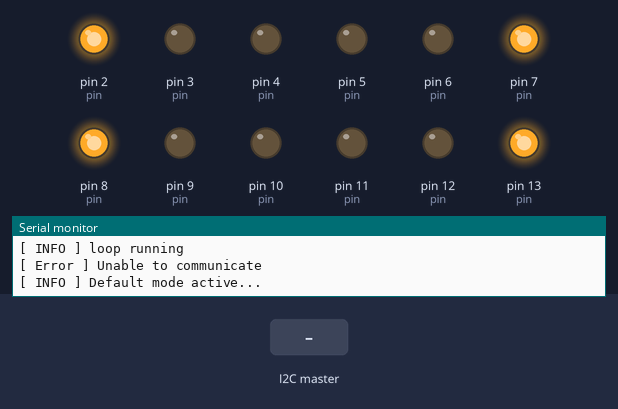
The sketch below on a simulated Arduino Uno, built with avr-gcc and run on an emulated ATmega328P. Shown: output pins drawn as LEDs (lit = HIGH), the last lines printed to the serial monitor. The test bench sets the inputs (shaded band).

Above: at 21.4 s.
21.5 s: the I2C master sends the byte 1
At 29.1 s:
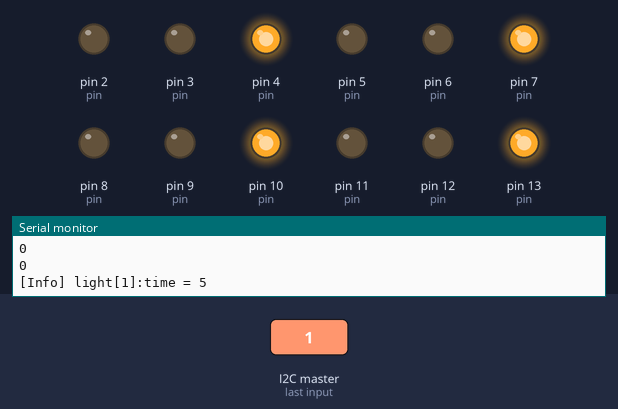
At 34.1 s:
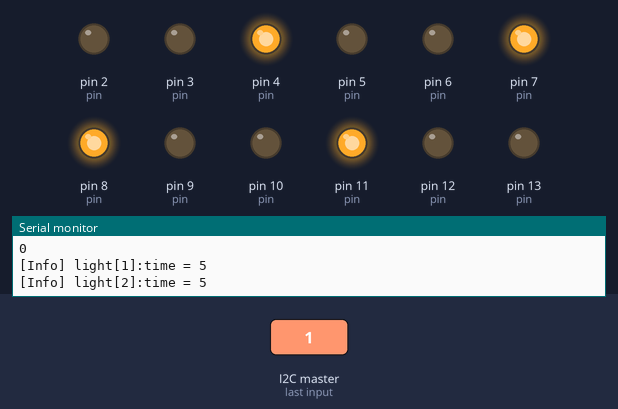
Timing chart, 0 to 35.5 s (numbered marks = the images above; inputs shaded):
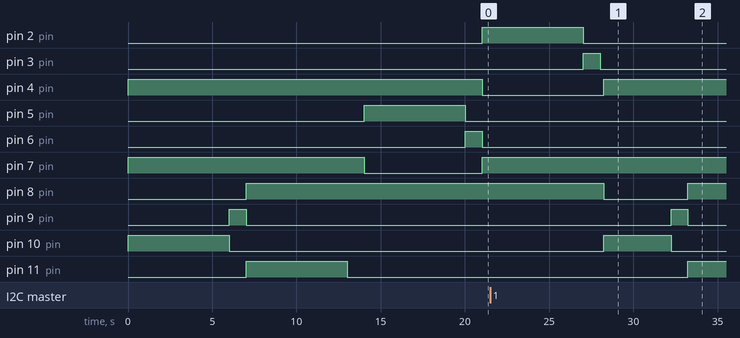

The sketch:

light_slave.ino
```cpp
// upload on COM port 5
// Board ardino UNO
// Include the required Wire library for I2C

///////////////////////////////////////////////
//          setup communications             //
///////////////////////////////////////////////

#include <Wire.h>
static int a[4];
static unsigned long int flag=0;


/********************************
 *          setup
 *******************************/
void setup() {
  setup_light();     // setup lights section
  Serial.begin(9600);
  // Define the LED pin as Output
  Wire.begin(9);
  // Attach a function to trigger when something is received.
  Wire.onReceive(receiveEvent);
//  Wire.onRequest(requestEvent);     // Register a function to be called when a master requests data from this slave device

}
void receiveEvent(int bytes) {
  flag = Wire.read();
  a[0] = Wire.read();    // read one character from the I2C
  a[1] = Wire.read();
  a[2] = Wire.read();
  a[3] = Wire.read();
}

void received_data(){
  Serial.print("\n[ INFO ]The value received is: [");
  Serial.print(a[0]);Serial.print(", ");
  Serial.print(a[1]);Serial.print(", ");
  Serial.print(a[2]);Serial.print(", ");
  Serial.print(a[3]);Serial.print("]");
}

/********************************
 *          main
 *******************************/

void loop() {
  //check_up();
  Serial.print("\n[ INFO ] loop running ");
  if (flag){
    Serial.print("\n[ LOOP ] connecting to  Master ardino...");
    received_data();
    Serial.print("\n[ LOOP ] connected");
    dynamic(a);
  }
  else{
    Serial.print("\n[ Error ] Unable to communicate ");
    factory();
  }

}

///////////////////////////////////////////////
//              setup lights                 //
///////////////////////////////////////////////


#define N 4   // no of traffic lights
int pin[N][3]={{8,9,10},{13,12,11},{7,6,5},{4,3,2}};


void set_all_pin_to_low(){
  for(int i=0;i<N;i++)
    for (int j=0;j<3;j++)
      digitalWrite(pin[i][j],0);
}

void set_other_red(int cur){
  for(int i=0;i<N;i++){
    if (i == cur)
      digitalWrite(pin[i][0],0);
    else
      digitalWrite(pin[i][0],1);
  }
}

void check_up(){
  for(int i=0;i<N;i++){
    for (int j=00;j<3;j++){
    delay(1000);
    digitalWrite(pin[i][j],1);
    delay(1000);
    digitalWrite(pin[i][j],0);}
    }
}


void setup_light()
{
  for(int i=0;i<N;i++)
    for (int j=0;j<3;j++)
      pinMode(pin[i][j], OUTPUT);

  set_all_pin_to_low();
}


void active(int pin_no,int gap){
  digitalWrite(pin_no,1);
    delay(gap);
    digitalWrite(pin_no,0);

}

void factory(){
  Serial.print("\n[ INFO ] Default mode active...");
  for(int i=0;i<N;i++){
    set_all_pin_to_low();
    set_other_red(i);
    active(pin[i][2],6000);//green
    active(pin[i][1],1000);//yellow
  }
  Serial.print("\n[ INFO ] Default mode end...");
}


/*
0 //no one there      0 sec
1 //1-3 range low   5 sec
2 //4-8 range mid   7 sec
3 //9>    high    9 sec
*/

int clock(int t,int x){
  if(t==0)
      return 0;
    else if(t<x)
      return 5000;
    else if(t<x*2)
      return 7000;
    else
      return 9000;
}

void dynamic(int data[]){
  Serial.print("\n[ INFO ] Dynamic mode started...");
    flag=0;
    int p=0;
    int large=data[0];
    for (int i=1;i<N;i++){
    if (large<data[i])
      large=data[i];
    }
    Serial.println("[INfo] Data");
    Serial.println(data[0]);
    Serial.println(data[1]);
    Serial.println(data[2]);
    Serial.println(data[3]);
    p=large/(N-1);
    Serial.println("[INfo] threshold:");
    Serial.println(p);
    Serial.println(2*p);
    for(int i=0;i<N;i++){
      int time=clock(data[i],p);
      Serial.print("[Info] light[");
      Serial.print(i+1);
      Serial.print("]:");
      Serial.print("time = ");
      Serial.println(time/1000);
      if(time==0)
        continue;
      set_all_pin_to_low();
      set_other_red(i);
      active(pin[i][2],time-1000);//green
      active(pin[i][1],1000);//yellow
    }
  Serial.print("\n[ INFO ] Dynamic mode end");
}
```

Measured:
- after the input at 21.5 s, pin 11 (pin): LOW → HIGH after 11.7 s instead of 13.6 s; pin 13 (pin): HIGH → LOW after 11.7 s instead of 13.6 s
